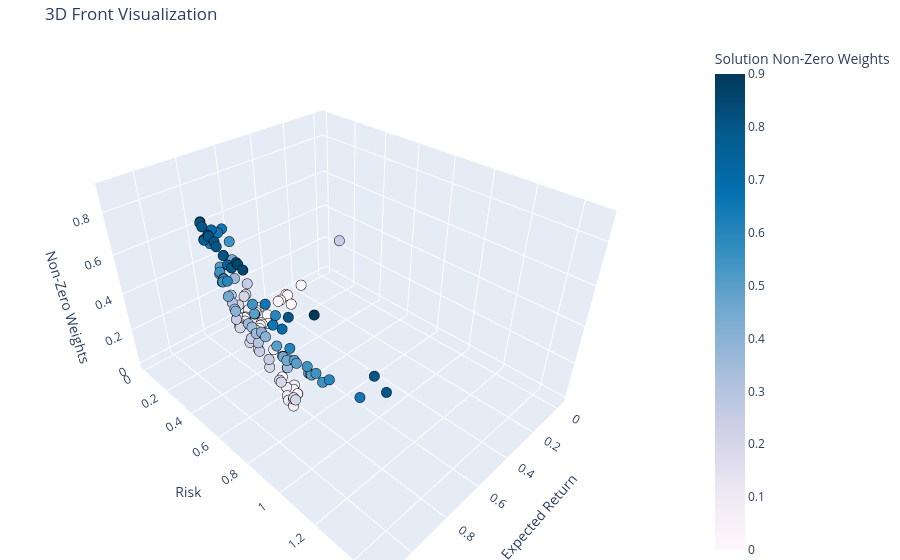

The notebook cell saved with this chart:
### Code cell
GS.plot_front_real_3D(solutions, color=True, colorscale="pubu")

### Figure 1 — Plotly figure (JSON) as saved in the notebook; plotly's stock layout.template omitted (floating-point values rounded to 4 significant figures; data arrays with more than 128 entries replaced by an {"elided": "..."} marker saying what was removed)
{"data": [{"marker": {"cmax": 0.9, "cmin": 0, "color": {"elided": "150 float values"}, "colorbar": {"title": {"text": "Solution Non-Zero Weights"}}, "colorscale": [[0, "rgb(255,247,251)"], [0.125, "rgb(236,231,242)"], [0.25, "rgb(208,209,230)"], [0.375, "rgb(166,189,219)"], [0.5, "rgb(116,169,207)"], [0.625, "rgb(54,144,192)"], [0.75, "rgb(5,112,176)"], [0.875, "rgb(4,90,141)"], [1, "rgb(2,56,88)"]], "line": {"color": "black", "width": 1}, "size": 6}, "mode": "markers", "name": "Front Solutions", "type": "scatter3d", "x": {"elided": "150 float values"}, "y": {"elided": "150 float values"}, "z": {"elided": "150 float values"}}], "layout": {"margin": {"b": 0, "l": 0, "r": 0, "t": 40}, "scene": {"xaxis": {"title": {"text": "Expected Return"}}, "yaxis": {"title": {"text": "Risk"}}, "zaxis": {"title": {"text": "Non-Zero Weights"}}}, "title": {"text": "3D Front Visualization"}}}
